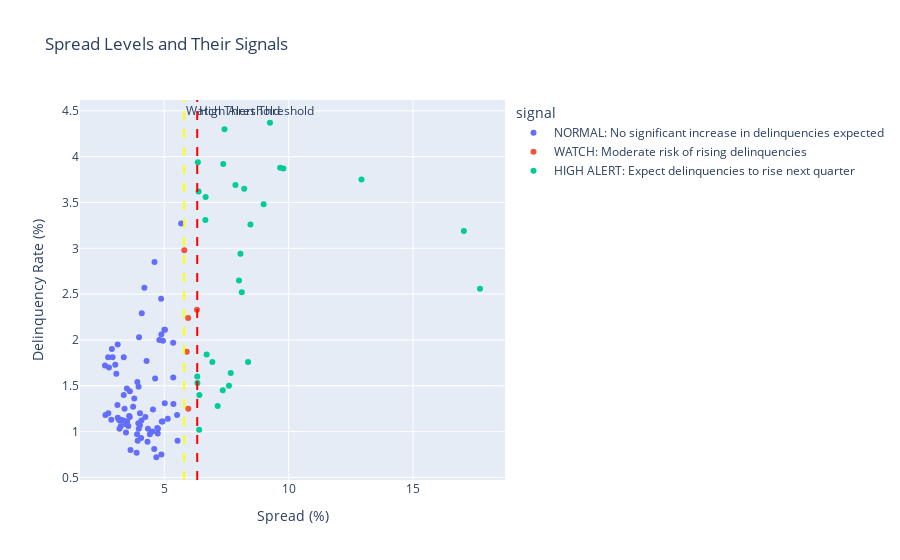

The code cell stored with this chart in its notebook:
### Code cell
def analyze_spread_signals(df):
    """
    Analyze the relationship between spreads and delinquencies, create signals,
    and evaluate their accuracy.
    """
    # Calculate historical mean and create signals
    historical_mean = df['quarterly_spread'].mean()

    def interpret_spread_signal(current_spread, historical_mean):
        if current_spread > (historical_mean * 1.2):
            return "HIGH ALERT: Expect delinquencies to rise next quarter"
        elif current_spread > (historical_mean * 1.1):
            return "WATCH: Moderate risk of rising delinquencies"
        return "NORMAL: No significant increase in delinquencies expected"

    # Create analysis dataframe with signals and future delinquencies
    df['signal'] = df['quarterly_spread'].apply(
        lambda x: interpret_spread_signal(x, historical_mean)
    )
    df['next_quarter_delinq'] = df['delinquency_rate_loans'].shift(-1)
    df['delinquency_increased'] = df['next_quarter_delinq'] > df['delinquency_rate_loans']

    # Create visualization
    fig = px.scatter(df,
                    x='quarterly_spread',
                    y='delinquency_rate_loans',
                    color='signal',
                    hover_data=['quarter'],
                    title='Spread Levels and Their Signals',
                    labels={
                        'quarterly_spread': 'Spread (%)',
                        'delinquency_rate_loans': 'Delinquency Rate (%)'
                    })

    # Add threshold lines
    fig.add_vline(x=historical_mean * 1.2,
                  line_dash="dash",
                  annotation_text="High Alert Threshold",
                  line_color="red")
    fig.add_vline(x=historical_mean * 1.1,
                  line_dash="dash",
                  annotation_text="Watch Threshold",
                  line_color="yellow")

    # Calculate accuracy metrics
    signal_accuracy = df.groupby('signal')['delinquency_increased'].agg([
        'count',  # number of signals
        'mean',   # accuracy rate
        'sum'     # number of correct predictions
    ]).round(2)

    # Calculate crisis period accuracy (2008-2009)
    crisis_accuracy = df[df['quarter'].str.contains('2008|2009')].groupby('signal')['delinquency_increased'].mean()

    # Print analysis results
    print(f"\nHistorical Mean Spread: {historical_mean:.2f}%")
    print(f"Watch Threshold (110%): {historical_mean * 1.1:.2f}%")
    print(f"High Alert Threshold (120%): {historical_mean * 1.2:.2f}%")

    print("\nRecent Market Signals:")
    print(df[['quarter', 'quarterly_spread', 'signal']].tail())

    print("\nSignal Accuracy Analysis:")
    print(signal_accuracy)

    print("\nAccuracy During Financial Crisis (2008-2009):")
    print(crisis_accuracy)

    return fig

# Run the analysis
fig = analyze_spread_signals(df_viz)
fig.show()

### Figure 1 — Plotly figure (JSON) as saved in the notebook; plotly's stock layout.template omitted (floating-point values rounded to 4 significant figures)
{"data": [{"customdata": [["4Q96"], ["1Q97"], ["2Q97"], ["3Q97"], ["4Q97"], ["1Q98"], ["2Q98"], ["3Q98"], ["1Q99"], ["2Q99"], ["3Q99"], ["4Q99"], ["1Q00"], ["3Q03"], ["4Q03"], ["1Q04"], ["2Q04"], ["3Q04"], ["4Q04"], ["1Q05"], ["2Q05"], ["3Q05"], ["4Q05"], ["1Q06"], ["2Q06"], ["3Q06"], ["4Q06"], ["1Q07"], ["2Q07"], ["3Q07"], ["4Q07"], ["1Q11"], ["2Q11"], ["4Q12"], ["1Q13"], ["2Q13"], ["3Q13"], ["4Q13"], ["1Q14"], ["2Q14"], ["3Q14"], ["4Q14"], ["1Q15"], ["2Q15"], ["3Q15"], ["3Q16"], ["4Q16"], ["1Q17"], ["2Q17"], ["3Q17"], ["4Q17"], ["1Q18"], ["2Q18"], ["3Q18"], ["4Q18"], ["1Q19"], ["2Q19"], ["3Q19"], ["4Q19"], ["1Q20"], ["3Q20"], ["4Q20"], ["1Q21"], ["2Q21"], ["3Q21"], ["4Q21"], ["1Q22"], ["2Q22"], ["3Q22"], ["4Q22"], ["1Q23"], ["2Q23"], ["3Q23"], ["4Q23"], ["1Q24"], ["2Q24"], ["3Q24"], ["4Q24"]], "hovertemplate": "signal=NORMAL: No significant increase in delinquencies expected<br>Spread (%)=%{x}<br>Delinquency Rate (%)=%{y}<br>quarter=%{customdata[0]}<extra></extra>", "legendgroup": "NORMAL: No significant increase in delinquencies expected", "marker": {"color": "#636efa", "symbol": "circle"}, "mode": "markers", "name": "NORMAL: No significant increase in delinquencies expected", "orientation": "v", "showlegend": true, "type": "scatter", "x": [3.13, 2.897, 2.747, 2.62, 2.781, 2.927, 3.033, 4.29, 5.361, 4.805, 4.885, 4.949, 5.029, 5.682, 4.611, 4.202, 4.098, 3.989, 3.373, 3.076, 3.971, 3.5, 3.621, 3.374, 3.12, 3.407, 3.132, 2.753, 2.637, 4.026, 5.022, 4.875, 5.005, 5.517, 4.904, 4.723, 4.739, 4.328, 3.934, 3.646, 3.891, 4.683, 4.887, 4.6, 5.536, 5.364, 4.635, 3.921, 3.798, 3.75, 3.592, 3.509, 3.465, 3.463, 4.071, 4.24, 4.022, 4.082, 3.961, 5.144, 5.37, 4.549, 3.616, 3.257, 3.203, 3.214, 3.559, 4.347, 4.931, 4.749, 4.424, 4.517, 3.909, 3.978, 3.365, 3.18, 3.26, 2.873], "xaxis": "x", "y": [1.95, 1.9, 1.81, 1.72, 1.7, 1.81, 1.73, 1.77, 1.97, 2, 2.06, 1.99, 2.11, 3.27, 2.85, 2.57, 2.29, 2.03, 1.81, 1.63, 1.49, 1.47, 1.44, 1.4, 1.29, 1.25, 1.15, 1.2, 1.18, 1.2, 1.31, 2.45, 2.11, 1.18, 1.11, 1.04, 0.98, 0.89, 0.9, 0.8, 0.77, 0.72, 0.75, 0.81, 0.9, 1.59, 1.58, 1.54, 1.36, 1.27, 1.17, 1.11, 1.08, 0.99, 0.93, 1.16, 1.07, 1.12, 1.09, 1.14, 1.3, 1.24, 1.16, 1.06, 1.03, 1.12, 1.06, 1.03, 1.11, 1.03, 0.97, 1, 0.97, 1.03, 1.12, 1.13, 1.13, 1.13], "yaxis": "y"}, {"customdata": [["4Q98"], ["2Q00"], ["3Q00"], ["4Q10"], ["3Q12"]], "hovertemplate": "signal=WATCH: Moderate risk of rising delinquencies<br>Spread (%)=%{x}<br>Delinquency Rate (%)=%{y}<br>quarter=%{customdata[0]}<extra></extra>", "legendgroup": "WATCH: Moderate risk of rising delinquencies", "marker": {"color": "#EF553B", "symbol": "circle"}, "mode": "markers", "name": "WATCH: Moderate risk of rising delinquencies", "orientation": "v", "showlegend": true, "type": "scatter", "x": [5.905, 5.963, 6.316, 5.807, 5.968], "xaxis": "x", "y": [1.87, 2.24, 2.33, 2.98, 1.25], "yaxis": "y"}, {"customdata": [["4Q00"], ["1Q01"], ["2Q01"], ["3Q01"], ["4Q01"], ["1Q02"], ["2Q02"], ["3Q02"], ["4Q02"], ["1Q03"], ["2Q03"], ["1Q08"], ["2Q08"], ["3Q08"], ["4Q08"], ["1Q09"], ["2Q09"], ["3Q09"], ["4Q09"], ["1Q10"], ["2Q10"], ["3Q10"], ["3Q11"], ["4Q11"], ["1Q12"], ["2Q12"], ["4Q15"], ["1Q16"], ["2Q16"], ["2Q20"]], "hovertemplate": "signal=HIGH ALERT: Expect delinquencies to rise next quarter<br>Spread (%)=%{x}<br>Delinquency Rate (%)=%{y}<br>quarter=%{customdata[0]}<extra></extra>", "legendgroup": "HIGH ALERT: Expect delinquencies to rise next quarter", "marker": {"color": "#00cc96", "symbol": "circle"}, "mode": "markers", "name": "HIGH ALERT: Expect delinquencies to rise next quarter", "orientation": "v", "showlegend": true, "type": "scatter", "x": [8.118, 8.006, 8.064, 8.465, 8.995, 7.863, 7.373, 9.66, 9.789, 8.216, 6.665, 7.355, 6.936, 8.37, 17.69, 17.04, 12.93, 9.251, 7.423, 6.352, 6.381, 6.654, 6.704, 7.674, 6.336, 6.413, 6.402, 7.602, 6.328, 7.149], "xaxis": "x", "y": [2.52, 2.65, 2.94, 3.26, 3.48, 3.69, 3.92, 3.88, 3.87, 3.65, 3.56, 1.45, 1.76, 1.76, 2.56, 3.19, 3.75, 4.37, 4.3, 3.94, 3.62, 3.31, 1.84, 1.64, 1.53, 1.4, 1.02, 1.5, 1.6, 1.28], "yaxis": "y"}], "layout": {"annotations": [{"showarrow": false, "text": "High Alert Threshold", "x": 6.327, "xanchor": "left", "xref": "x", "y": 1, "yanchor": "top", "yref": "y domain"}, {"showarrow": false, "text": "Watch Threshold", "x": 5.8, "xanchor": "left", "xref": "x", "y": 1, "yanchor": "top", "yref": "y domain"}], "legend": {"title": {"text": "signal"}, "tracegroupgap": 0}, "shapes": [{"line": {"color": "red", "dash": "dash"}, "type": "line", "x0": 6.327, "x1": 6.327, "xref": "x", "y0": 0, "y1": 1, "yref": "y domain"}, {"line": {"color": "yellow", "dash": "dash"}, "type": "line", "x0": 5.8, "x1": 5.8, "xref": "x", "y0": 0, "y1": 1, "yref": "y domain"}], "title": {"text": "Spread Levels and Their Signals"}, "xaxis": {"anchor": "y", "domain": [0, 1], "title": {"text": "Spread (%)"}}, "yaxis": {"anchor": "x", "domain": [0, 1], "title": {"text": "Delinquency Rate (%)"}}}}
